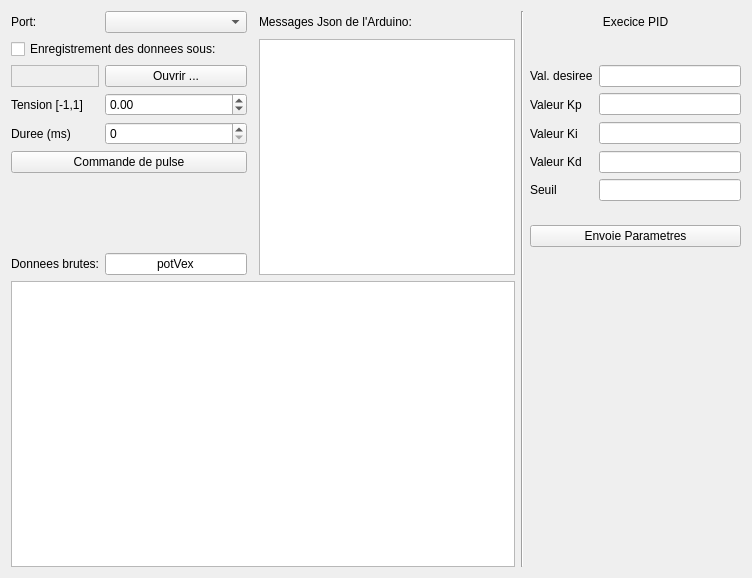
<?xml version="1.0" encoding="UTF-8"?>
<ui version="4.0">
 <class>MainWindow</class>
 <widget class="QMainWindow" name="MainWindow">
  <property name="geometry">
   <rect>
    <x>0</x>
    <y>0</y>
    <width>752</width>
    <height>578</height>
   </rect>
  </property>
  <property name="acceptDrops">
   <bool>false</bool>
  </property>
  <property name="windowTitle">
   <string>Interface Identification</string>
  </property>
  <widget class="QWidget" name="centralWidget">
   <layout class="QGridLayout" name="gridLayout">
    <item row="7" column="6">
     <widget class="QLineEdit" name="lineEdit_Kp"/>
    </item>
    <item row="9" column="5">
     <widget class="QLabel" name="label_10">
      <property name="text">
       <string>Valeur Kd</string>
      </property>
     </widget>
    </item>
    <item row="8" column="5">
     <widget class="QLabel" name="label_9">
      <property name="text">
       <string>Valeur Ki</string>
      </property>
     </widget>
    </item>
    <item row="4" column="4" rowspan="13">
     <widget class="Line" name="line_3">
      <property name="orientation">
       <enum>Qt::Vertical</enum>
      </property>
     </widget>
    </item>
    <item row="15" column="1">
     <widget class="QLineEdit" name="JsonKey">
      <property name="text">
       <string>potVex</string>
      </property>
      <property name="alignment">
       <set>Qt::AlignCenter</set>
      </property>
     </widget>
    </item>
    <item row="8" column="0">
     <widget class="QLabel" name="label_2">
      <property name="text">
       <string>Duree (ms)</string>
      </property>
     </widget>
    </item>
    <item row="7" column="0">
     <widget class="QLabel" name="label">
      <property name="text">
       <string>Tension [-1,1]</string>
      </property>
     </widget>
    </item>
    <item row="7" column="1">
     <widget class="QDoubleSpinBox" name="PWMBox">
      <property name="minimum">
       <double>-1.000000000000000</double>
      </property>
      <property name="maximum">
       <double>1.000000000000000</double>
      </property>
      <property name="singleStep">
       <double>0.100000000000000</double>
      </property>
     </widget>
    </item>
    <item row="7" column="5">
     <widget class="QLabel" name="label_8">
      <property name="text">
       <string>Valeur Kp</string>
      </property>
     </widget>
    </item>
    <item row="15" column="0">
     <widget class="QLabel" name="label_3">
      <property name="text">
       <string>Donnees brutes:</string>
      </property>
     </widget>
    </item>
    <item row="4" column="3">
     <widget class="QLabel" name="label_4">
      <property name="text">
       <string>Messages Json de l'Arduino:</string>
      </property>
      <property name="alignment">
       <set>Qt::AlignLeading|Qt::AlignLeft|Qt::AlignVCenter</set>
      </property>
     </widget>
    </item>
    <item row="14" column="2">
     <widget class="Line" name="line">
      <property name="orientation">
       <enum>Qt::Horizontal</enum>
      </property>
     </widget>
    </item>
    <item row="9" column="6">
     <widget class="QLineEdit" name="lineEdit_Kd"/>
    </item>
    <item row="8" column="6">
     <widget class="QLineEdit" name="lineEdit_Ki"/>
    </item>
    <item row="4" column="5" colspan="2">
     <widget class="QLabel" name="label_6">
      <property name="text">
       <string>Execice PID</string>
      </property>
      <property name="alignment">
       <set>Qt::AlignCenter</set>
      </property>
     </widget>
    </item>
    <item row="5" column="3" rowspan="11">
     <widget class="QTextBrowser" name="textBrowser">
      <property name="font">
       <font>
        <pointsize>9</pointsize>
       </font>
      </property>
     </widget>
    </item>
    <item row="6" column="5">
     <widget class="QLabel" name="label_7">
      <property name="text">
       <string>Val. desiree</string>
      </property>
     </widget>
    </item>
    <item row="5" column="0" colspan="2">
     <widget class="QCheckBox" name="checkBox">
      <property name="text">
       <string>Enregistrement des donnees sous:</string>
      </property>
     </widget>
    </item>
    <item row="10" column="5">
     <widget class="QLabel" name="label_11">
      <property name="text">
       <string>Seuil</string>
      </property>
     </widget>
    </item>
    <item row="6" column="6">
     <widget class="QLineEdit" name="lineEdit_DesVal"/>
    </item>
    <item row="8" column="1">
     <widget class="QSpinBox" name="DurationBox">
      <property name="keyboardTracking">
       <bool>false</bool>
      </property>
      <property name="minimum">
       <number>0</number>
      </property>
      <property name="maximum">
       <number>5000</number>
      </property>
      <property name="singleStep">
       <number>25</number>
      </property>
     </widget>
    </item>
    <item row="4" column="0">
     <widget class="QLabel" name="label_5">
      <property name="text">
       <string>Port:</string>
      </property>
     </widget>
    </item>
    <item row="16" column="0" colspan="4">
     <widget class="QChartView" name="graph"/>
    </item>
    <item row="9" column="0" colspan="2">
     <widget class="QPushButton" name="pulseButton">
      <property name="text">
       <string>Commande de pulse</string>
      </property>
     </widget>
    </item>
    <item row="10" column="6">
     <widget class="QLineEdit" name="lineEdit_Thresh"/>
    </item>
    <item row="4" column="1">
     <widget class="QComboBox" name="comboBoxPort"/>
    </item>
    <item row="14" column="5" colspan="2">
     <widget class="QPushButton" name="pushButton_Params">
      <property name="text">
       <string>Envoie Parametres</string>
      </property>
     </widget>
    </item>
    <item row="6" column="0">
     <widget class="QLabel" name="label_pathCSV">
      <property name="frameShape">
       <enum>QFrame::StyledPanel</enum>
      </property>
      <property name="text">
       <string/>
      </property>
      <property name="textFormat">
       <enum>Qt::AutoText</enum>
      </property>
     </widget>
    </item>
    <item row="6" column="1">
     <widget class="QPushButton" name="csvOpenButton">
      <property name="text">
       <string>Ouvrir ...</string>
      </property>
     </widget>
    </item>
   </layout>
  </widget>
 </widget>
 <layoutdefault spacing="6" margin="11"/>
 <customwidgets>
  <customwidget>
   <class>QChartView</class>
   <extends>QGraphicsView</extends>
   <header location="global">QtCharts</header>
  </customwidget>
 </customwidgets>
 <resources/>
 <connections/>
</ui>
